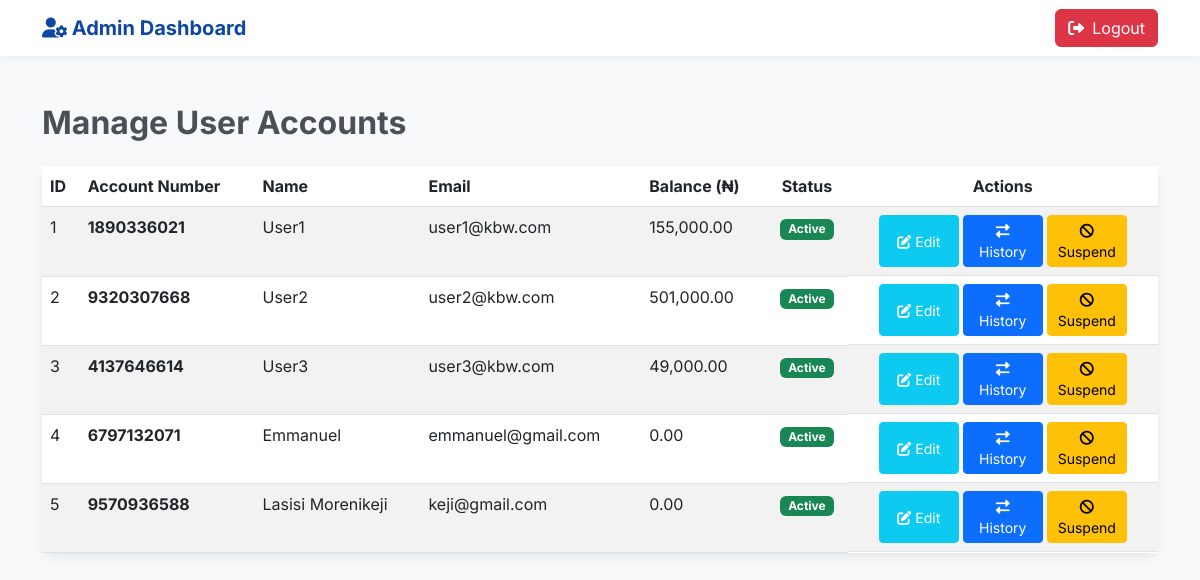
Page /admin.php (signed in) on the committed database.
### tables this page shows
CREATE TABLE `users` (
  `id` int(11) NOT NULL,
  `name` varchar(255) NOT NULL,
  `email` varchar(255) NOT NULL,
  `password` varchar(255) NOT NULL,
  `balance` decimal(10,2) DEFAULT 0.00,
  `created_at` timestamp NOT NULL DEFAULT current_timestamp(),
  `is_active` tinyint(1) NOT NULL DEFAULT 1,
  `account_number` varchar(10) DEFAULT NULL
);

### admin.php (the view, shortened to what this page needs)
<?php
require_once 'db_connect.php';
try {
    $sql_users = "SELECT * FROM users";
    $stmt_users = $pdo->query($sql_users);
    $users = $stmt_users->fetchAll();
} catch (PDOException $e) {
    die("Error fetching user data: " . $e->getMessage());
}
?>
<!DOCTYPE html>
<html lang="en">
<head>
    <link href="https://cdn.jsdelivr.net/npm/bootstrap@5.3.0-alpha1/dist/css/bootstrap.min.css" rel="stylesheet">
    <link href="https://cdnjs.cloudflare.com/ajax/libs/font-awesome/6.0.0-beta3/css/all.min.css" rel="stylesheet">
</head>
<body>
    <nav class="navbar navbar-expand-lg sticky-top">
        <div class="container">
            <a class="navbar-brand" href="javascript:void(0);">
                <i class="fa-solid fa-user-gear"></i> Admin Dashboard
            </a>
            <div class="collapse navbar-collapse justify-content-end">
                <a class="btn btn-danger" href="signout.php">
                    <i class="fa-solid fa-sign-out-alt me-2"></i>Logout
                </a>
            </div>
        </div>
    </nav>
    <main class="container my-5">
        <h2 class="fw-bold mb-4">Manage User Accounts</h2>
        <div class="card p-0">
            <div class="table-responsive">
                <table class="table table-striped table-hover mb-0">
                    <thead>
                        <tr>
                            <th>ID</th>
                            <th>Account Number</th>
                            <th>Name</th>
                            <th>Email</th>
                            <th>Balance (&#8358;)</th>
                            <th class="text-center">Status</th>
                            <th class="text-center">Actions</th>
                        </tr>
                    </thead>
                    <tbody>
                        <?php if (count($users) === 0): ?>
                            <tr>
                                <td colspan="7" class="text-center text-muted">No users found.</td>
                            </tr>
                        <?php else: ?>
                            <?php foreach ($users as $user): ?>
                                <tr data-user-id="<?php echo $user['id']; ?>">
                                    <td><?php echo htmlspecialchars($user['id']); ?></td>
                                    <td class="fw-bold"><?php echo $user['account_number']; ?></td>
                                    <td><?php echo htmlspecialchars($user['name']); ?></td>
                                    <td><?php echo htmlspecialchars($user['email']); ?></td>
                                    <td><?php echo number_format($user['balance'], 2); ?></td>
                                    <td class="text-center">
                                        <span class="badge <?php echo $user['is_active'] ? 'bg-success' : 'bg-danger'; ?>">
                                            <?php echo $user['is_active'] ? 'Active' : 'Suspended'; ?>
                                        </span>
                                    </td>
                                    <td class="d-flex justify-content-center">
                                        <button class="btn btn-sm btn-info text-white me-1 btn-action" onclick="editUser(<?php echo $user['id']; ?>, '<?php echo htmlspecialchars(addslashes($user['name'])); ?>', '<?php echo htmlspecialchars(addslashes($user['email'])); ?>', <?php echo $user['balance']; ?>, <?php echo $user['is_active']; ?>)">
                                            <i class="fa-solid fa-edit"></i> Edit
                                        </button>
                                        <button class="btn btn-sm btn-primary me-1 btn-action" onclick="viewTransactions(<?php echo $user['id']; ?>, '<?php echo htmlspecialchars(addslashes($user['name'])); ?>')">
                                            <i class="fa-solid fa-exchange-alt"></i> History
                                        </button>
                                        <button class="btn btn-sm <?php echo $user['is_active'] ? 'btn-warning' : 'btn-success'; ?> btn-action" onclick="toggleSuspend(<?php echo $user['id']; ?>, <?php echo $user['is_active']; ?>)">
                                            <i class="fa-solid fa-ban"></i> <?php echo $user['is_active'] ? 'Suspend' : 'Unsuspend'; ?>
                                        </button>
                                    </td>
                                </tr>
                            <?php endforeach; ?>
                        <?php endif; ?>
                    </tbody>
                </table>
            </div>
        </div>
    </main>
</body>
</html>

### admin.php (style rules this page uses)
:root { --primary-color: #0d47a1; --text-color: #495057; --light-bg: #f8f9fa; --card-shadow: 0 4px 12px rgba(0, 0, 0, 0.08); --border-radius: 12px; }
body { font-family: 'Inter', sans-serif; background-color: var(--light-bg); color: var(--text-color); }
.navbar { background-color: #fff; box-shadow: 0 2px 8px rgba(0,0,0,0.05); }
.navbar-brand { font-weight: 700; color: var(--primary-color) !important; }
.card { border: none; border-radius: var(--border-radius); box-shadow: var(--card-shadow); }
.btn-action { width: 80px; }
.table { background-color: #fff; }

### rows in the picture
users: id "1", account_number "1890336021", name "User1", email "user1@kbw.com", balance "155,000.00", is_active "Active"
users: id "2", account_number "9320307668", name "User2", email "user2@kbw.com", balance "501,000.00", is_active "Active"
users: id "3", account_number "4137646614", name "User3", email "user3@kbw.com", balance "49,000.00", is_active "Active"
users: id "4", account_number "6797132071", name "Emmanuel", email "emmanuel@gmail.com", balance "0.00", is_active "Active"
users: id "5", account_number "9570936588", name "Lasisi Morenikeji", email "keji@gmail.com", balance "0.00", is_active "Active"
